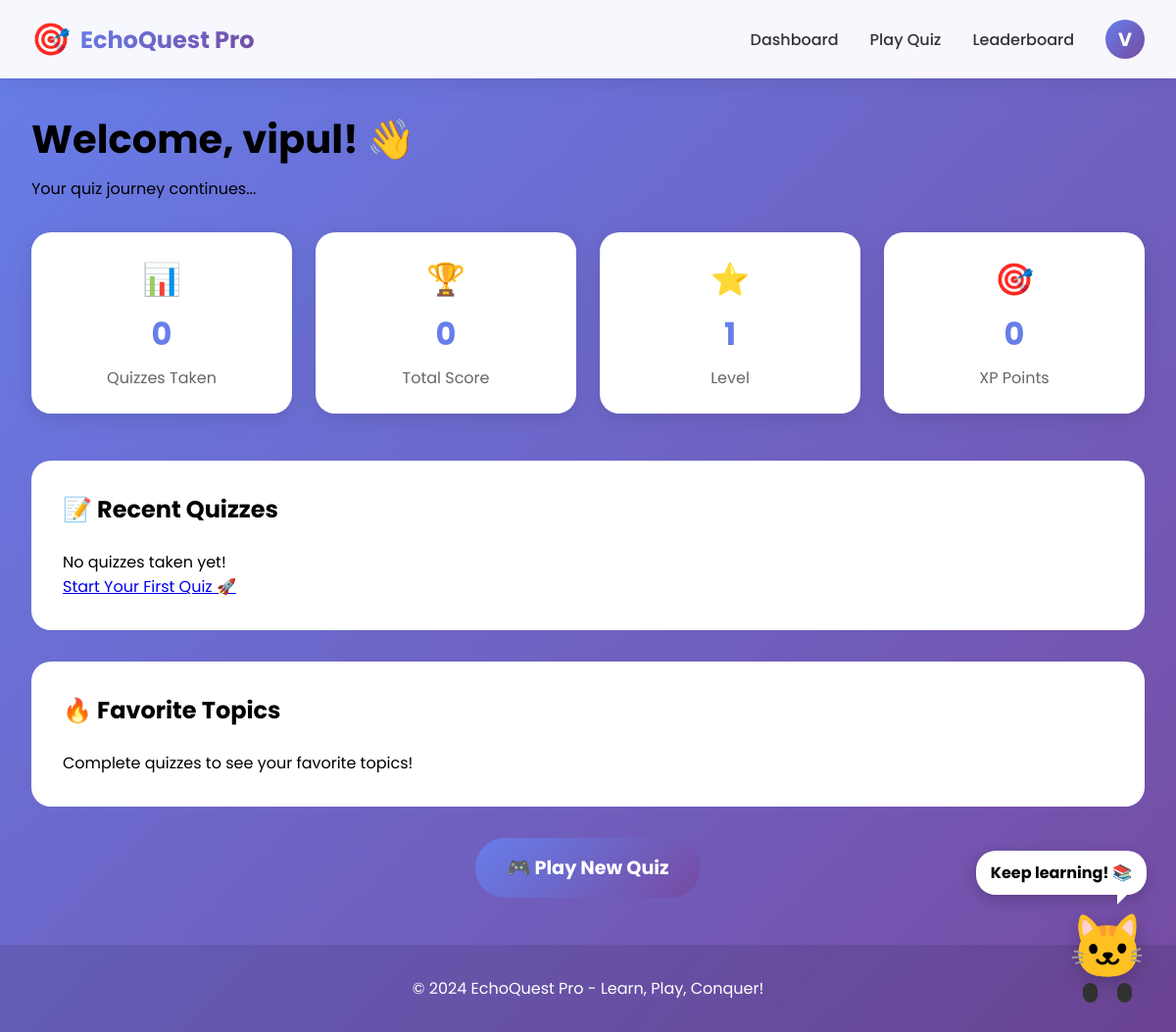
The page /dashboard (signed in) on the database as committed earlier.
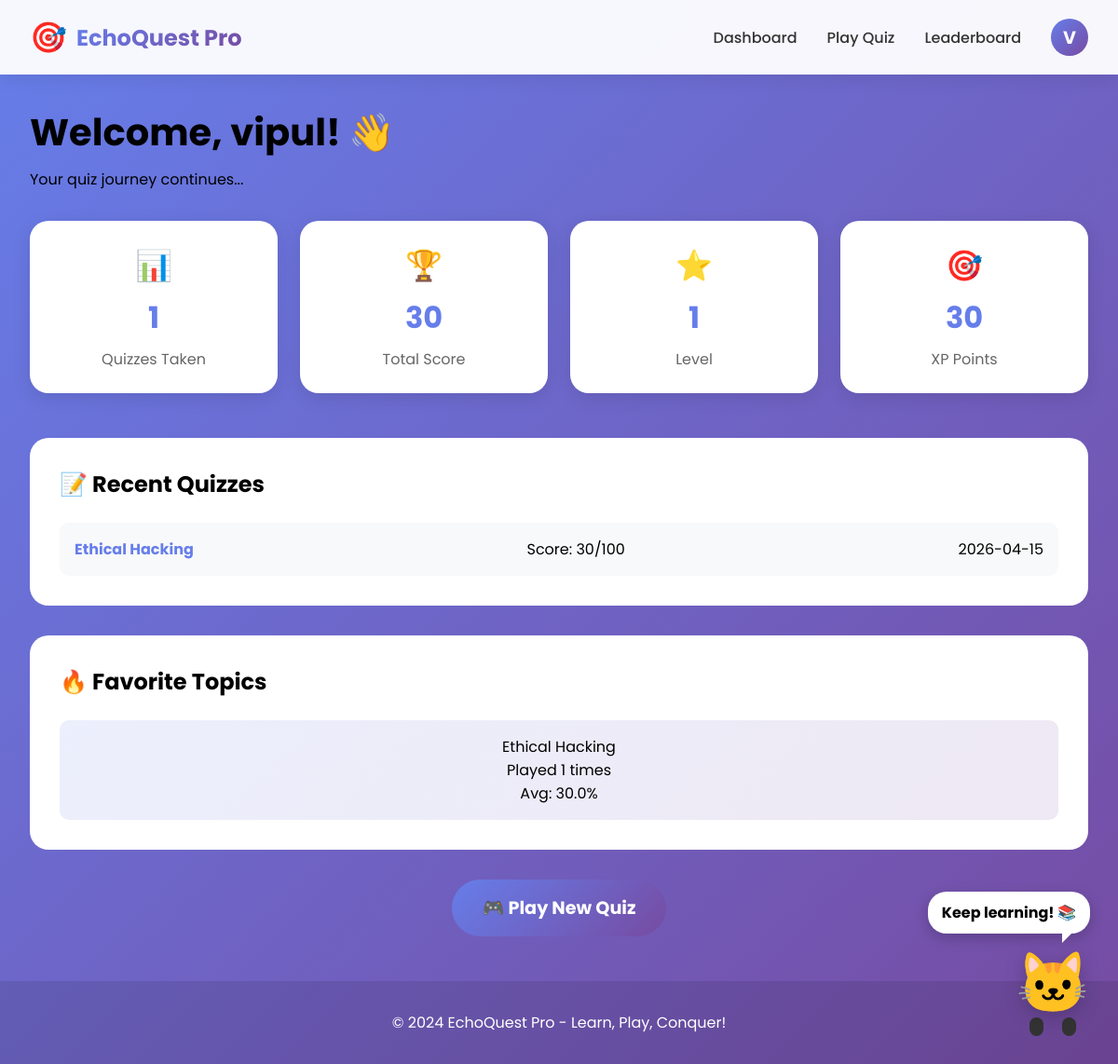
The same page on the database as committed later.
### tables this page shows
CREATE TABLE users (
            id INTEGER PRIMARY KEY AUTOINCREMENT,
            username TEXT UNIQUE NOT NULL,
            email TEXT UNIQUE NOT NULL,
            password TEXT NOT NULL,
            created_at TIMESTAMP DEFAULT CURRENT_TIMESTAMP,
            total_score INTEGER DEFAULT 0,
            quizzes_taken INTEGER DEFAULT 0,
            avatar TEXT DEFAULT '🐱',
            level INTEGER DEFAULT 1,
            xp INTEGER DEFAULT 0
        );

CREATE TABLE quiz_sessions (
            id INTEGER PRIMARY KEY AUTOINCREMENT,
            user_id INTEGER,
            session_id TEXT UNIQUE,
            topic TEXT,
            score INTEGER DEFAULT 0,
            total_questions INTEGER DEFAULT 20,
            completed BOOLEAN DEFAULT 0,
            started_at TIMESTAMP DEFAULT CURRENT_TIMESTAMP,
            completed_at TIMESTAMP, difficulty TEXT DEFAULT 'mixed',
            FOREIGN KEY (user_id) REFERENCES users (id)
        );

CREATE TABLE leaderboard (
            id INTEGER PRIMARY KEY AUTOINCREMENT,
            user_id INTEGER,
            user_name TEXT,
            topic TEXT,
            score INTEGER,
            total_questions INTEGER,
            percentage REAL,
            created_at TIMESTAMP DEFAULT CURRENT_TIMESTAMP,
            FOREIGN KEY (user_id) REFERENCES users (id)
        );

### app.py (the view, shortened to what this page needs)
@app.route('/dashboard')
@login_required
def dashboard():
    conn = get_db()
    cursor = conn.cursor()
    cursor.execute("PRAGMA table_info(quiz_sessions)")
    columns = [col[1] for col in cursor.fetchall()]
    has_difficulty = 'difficulty' in columns
    cursor.execute('''
        SELECT COUNT(*) as total_quizzes, SUM(score) as total_score
        FROM quiz_sessions
        WHERE user_id = ? AND completed = 1
    ''', (current_user.id,))
    stats = cursor.fetchone()
    if has_difficulty:
        cursor.execute('''
            SELECT topic, score, total_questions, completed_at, difficulty
            FROM quiz_sessions
            WHERE user_id = ? AND completed = 1
            ORDER BY completed_at DESC LIMIT 5
        ''', (current_user.id,))
    recent_quizzes = cursor.fetchall()
    cursor.execute('''
        SELECT topic, COUNT(*) as times_played, AVG(percentage) as avg_score
        FROM leaderboard
        WHERE user_id = ?
        GROUP BY topic
        ORDER BY times_played DESC LIMIT 5
    ''', (current_user.id,))
    favorite_topics = cursor.fetchall()
    conn.close()
    return render_template('dashboard.html',
                         stats=stats,
                         recent_quizzes=recent_quizzes,
                         favorite_topics=favorite_topics,
                         has_difficulty=has_difficulty)

### app.py (called while the page is built)
@login_manager.user_loader
def load_user(user_id):
    conn = get_db()
    cursor = conn.cursor()
    cursor.execute("SELECT * FROM users WHERE id = ?", (user_id,))
    user = cursor.fetchone()
    conn.close()
    if user:
        return User(
            id=user[0],
            username=user[1],
            email=user[2],
            total_score=user[5] if len(user) > 5 else 0,
            quizzes_taken=user[6] if len(user) > 6 else 0,
            level=user[8] if len(user) > 8 else 1,
            xp=user[9] if len(user) > 9 else 0,
            avatar=user[7] if len(user) > 7 else '🐱'
        )
    return None

def get_db():
    conn = sqlite3.connect(DATABASE)
    conn.row_factory = sqlite3.Row
    return conn

### templates/dashboard.html (shortened to what this page needs)
{% extends "base.html" %}
{% block content %}
<div class="dashboard-container">
    <div class="dashboard-header">
        <div class="welcome-section">
            <h1 class="glow-text">Welcome, {{ current_user.username }}! 👋</h1>
            <p>Your quiz journey continues...</p>
        </div>
        <div class="stats-grid">
            <div class="stat-card">
                <div class="stat-icon">📊</div>
                <div class="stat-value">{{ stats.total_quizzes or 0 }}</div>
                <div class="stat-label">Quizzes Taken</div>
            </div>
            <div class="stat-card">
                <div class="stat-icon">🏆</div>
                <div class="stat-value">{{ stats.total_score or 0 }}</div>
                <div class="stat-label">Total Score</div>
            </div>
            <div class="stat-card">
                <div class="stat-icon">⭐</div>
                <div class="stat-value">{{ current_user.level }}</div>
                <div class="stat-label">Level</div>
            </div>
            <div class="stat-card">
                <div class="stat-icon">🎯</div>
                <div class="stat-value">{{ current_user.xp }}</div>
                <div class="stat-label">XP Points</div>
            </div>
        </div>
    </div>
    <div class="dashboard-content">
        <div class="dashboard-section">
            <h2>📝 Recent Quizzes</h2>
            <div class="recent-quizzes">
                {% if recent_quizzes %}
                    {% for quiz in recent_quizzes %}
                    <div class="quiz-card slide-in">
                        <div class="quiz-topic">{{ quiz.topic }}</div>
                        <div class="quiz-score">Score: {{ quiz.score }}/{{ quiz.total_questions * 10 }}</div>
                        <div class="quiz-date">{{ quiz.completed_at[:10] }}</div>
                    </div>
                    {% endfor %}
                {% else %}
                    <div class="empty-state">
                        <p>No quizzes taken yet!</p>
                        <a href="{{ url_for('search_topic') }}" class="btn-primary">Start Your First Quiz 🚀</a>
                    </div>
                {% endif %}
            </div>
        </div>
        <div class="dashboard-section">
            <h2>🔥 Favorite Topics</h2>
            <div class="favorite-topics">
                {% if favorite_topics %}
                    {% for topic in favorite_topics %}
                    <div class="topic-card">
                        <div class="topic-name">{{ topic.topic }}</div>
                        <div class="topic-stats">Played {{ topic.times_played }} times</div>
                        <div class="topic-score">Avg: {{ "%.1f"|format(topic.avg_score) }}%</div>
                    </div>
                    {% endfor %}
                {% else %}
                    <p>Complete quizzes to see your favorite topics!</p>
                {% endif %}
            </div>
        </div>
    </div>
    <div class="quick-action">
        <a href="{{ url_for('search_topic') }}" class="play-btn pulse">🎮 Play New Quiz</a>
    </div>
</div>
<div class="animated-character character-dashboard">
    <div class="character-body">
        <div class="character-face">🐱</div>
        <div class="character-legs">
            <div class="leg leg-left"></div>
            <div class="leg leg-right"></div>
        </div>
    </div>
    <div class="speech-bubble">Keep learning! 📚</div>
</div>
{% endblock %}

### templates/base.html (shortened to what this page needs)
<!DOCTYPE html>
<html lang="en">
<head>
    <link rel="stylesheet" href="{{ url_for('static', filename='style.css') }}">
    <link rel="stylesheet" href="{{ url_for('static', filename='animations.css') }}">
</head>
<body>
    <nav class="navbar">
        <div class="nav-container">
            <div class="nav-logo">
                <span class="logo-icon">🎯</span>
                <span class="logo-text">EchoQuest Pro</span>
            </div>
            <div class="nav-menu">
                {% if current_user.is_authenticated %}
                    <a href="{{ url_for('dashboard') }}" class="nav-link">Dashboard</a>
                    <a href="{{ url_for('search_topic') }}" class="nav-link">Play Quiz</a>
                    <a href="{{ url_for('leaderboard') }}" class="nav-link">Leaderboard</a>
                    <div class="user-menu">
                        <span class="user-avatar">{{ current_user.username[0].upper() }}</span>
                    </div>
                {% else %}
                    <a href="{{ url_for('login') }}" class="nav-link">Login</a>
                    <a href="{{ url_for('register') }}" class="nav-link btn-primary-small">Sign Up</a>
                {% endif %}
            </div>
        </div>
    </nav>
    <main>
        {% block content %}{% endblock %}
    </main>
    <footer class="footer">
        <p>© 2024 EchoQuest Pro - Learn, Play, Conquer!</p>
    </footer>
</body>
</html>

### static/style.css (style rules this page uses)
* { margin: 0; padding: 0; box-sizing: border-box; }
body { font-family: 'Poppins', sans-serif; background: linear-gradient(135deg, #667eea 0%, #764ba2 100%); min-height: 100vh; position: relative; overflow-x: hidden; }
.navbar { background: rgba(255, 255, 255, 0.95); backdrop-filter: blur(10px); box-shadow: 0 2px 20px rgba(0,0,0,0.1); position: sticky; top: 0; z-index: 1000; }
.nav-container { max-width: 1200px; margin: 0 auto; padding: 1rem 2rem; display: flex; justify-content: space-between; align-items: center; }
.nav-logo { display: flex; align-items: center; gap: 10px; font-size: 1.5rem; font-weight: bold; }
.logo-icon { font-size: 2rem; animation: bounce 2s infinite; }
.logo-text { background: linear-gradient(135deg, #667eea 0%, #764ba2 100%); -webkit-background-clip: text; background-clip: text; color: transparent; }
.nav-menu { display: flex; align-items: center; gap: 2rem; }
.nav-link { text-decoration: none; color: #333; font-weight: 500; transition: color 0.3s; }
.user-menu { position: relative; cursor: pointer; }
.user-avatar { width: 40px; height: 40px; background: linear-gradient(135deg, #667eea 0%, #764ba2 100%); border-radius: 50%; display: flex; align-items: center; justify-content: center; color: white; font-weight: bold; font-size: 1.2rem; }
.animated-character { position: fixed; bottom: 30px; right: 30px; z-index: 1000; cursor: pointer; transition: transform 0.3s; }
.character-body { position: relative; }
.character-face { font-size: 4rem; filter: drop-shadow(0 5px 10px rgba(0,0,0,0.2)); animation: bounce 1s infinite; }
.character-legs { display: flex; gap: 20px; justify-content: center; margin-top: -10px; }
.leg { width: 15px; height: 20px; background: #333; border-radius: 10px; animation: walk 0.5s infinite; }
.leg-left { transform-origin: top center; }
.leg-right { transform-origin: top center; animation-delay: 0.25s; }
.speech-bubble { position: absolute; top: -50px; right: 0; background: white; padding: 10px 15px; border-radius: 20px; box-shadow: 0 5px 15px rgba(0,0,0,0.2); white-space: nowrap; font-weight: bold; animation: fadeInOut 3s infinite; }
.speech-bubble::before { content: ''; position: absolute; bottom: -10px; right: 20px; border-width: 10px 10px 0 0; border-style: solid; border-color: white transparent transparent transparent; }
.dashboard-container { max-width: 1200px; margin: 2rem auto; padding: 0 2rem; }
.dashboard-header { margin-bottom: 3rem; }
.welcome-section h1 { font-size: 2.5rem; margin-bottom: 0.5rem; }
.stats-grid { display: grid; grid-template-columns: repeat(auto-fit, minmax(200px, 1fr)); gap: 1.5rem; margin-top: 2rem; }
.stat-card { background: white; padding: 1.5rem; border-radius: 20px; text-align: center; box-shadow: 0 5px 20px rgba(0,0,0,0.1); transition: transform 0.3s; }
.stat-icon { font-size: 2rem; margin-bottom: 0.5rem; }
.stat-value { font-size: 2rem; font-weight: bold; color: #667eea; }
.stat-label { color: #666; margin-top: 0.5rem; }
.dashboard-section { background: white; border-radius: 20px; padding: 2rem; margin-bottom: 2rem; }
.dashboard-section h2 { margin-bottom: 1.5rem; }
.recent-quizzes { display: grid; gap: 1rem; }
.quiz-card { display: flex; justify-content: space-between; align-items: center; padding: 1rem; background: #f8f9fa; border-radius: 10px; transition: transform 0.3s; }
.quiz-topic { font-weight: bold; color: #667eea; }
.favorite-topics { display: grid; grid-template-columns: repeat(auto-fit, minmax(250px, 1fr)); gap: 1rem; }
.topic-card { padding: 1rem; background: linear-gradient(135deg, #667eea20 0%, #764ba220 100%); border-radius: 10px; text-align: center; }
.quick-action { text-align: center; margin-top: 2rem; }
.play-btn { display: inline-block; padding: 1rem 2rem; background: linear-gradient(135deg, #667eea 0%, #764ba2 100%); color: white; text-decoration: none; border-radius: 50px; font-size: 1.2rem; font-weight: bold; transition: all 0.3s; }
.footer { text-align: center; padding: 2rem; color: white; background: rgba(0,0,0,0.1); margin-top: 3rem; }

### static/animations.css (style rules this page uses)
.pulse { animation: pulse 2s ease-in-out infinite; }
.glow-text { animation: glow 2s ease-in-out infinite alternate; }
.slide-in { animation: slideIn 0.5s ease-out; }

Rows that differ between the two databases and show on the page:
changed users "vipul": xp "0" → "30"
added quiz_sessions: topic "Ethical Hacking", score "30", quiz.total_questions*10 "100", completed_at "2026-04-15"
added leaderboard: topic "Ethical Hacking", times_played "1", avg_score "30.0"
Other text that changed with them:
{{ stats.total_quizzes or 0 }}: "0" → "1"
{{ stats.total_score or 0 }}: "0" → "30"
text no longer shown: "No quizzes taken yet! Start Your First Quiz 🚀 Complete quizzes to see your favorite topics!"
